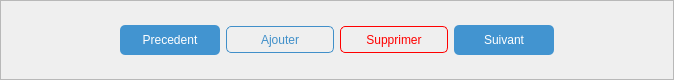
               <widget class="QFrame" name="frame_13">
                <property name="minimumSize">
                 <size>
                  <width>0</width>
                  <height>80</height>
                 </size>
                </property>
                <property name="maximumSize">
                 <size>
                  <width>16777215</width>
                  <height>80</height>
                 </size>
                </property>
                <property name="frameShape">
                 <enum>QFrame::StyledPanel</enum>
                </property>
                <property name="frameShadow">
                 <enum>QFrame::Raised</enum>
                </property>
                <layout class="QGridLayout" name="gridLayout_11">
                 <item row="0" column="1">
                  <widget class="QPushButton" name="B_pre_2">
                   <property name="minimumSize">
                    <size>
                     <width>100</width>
                     <height>30</height>
                    </size>
                   </property>
                   <property name="maximumSize">
                    <size>
                     <width>100</width>
                     <height>30</height>
                    </size>
                   </property>
                   <property name="cursor">
                    <cursorShape>PointingHandCursor</cursorShape>
                   </property>
                   <property name="styleSheet">
                    <string notr="true">QPushButton{
	
	background-color: rgb(66, 148, 208);
	border:0px solid;
	border-radius:5px;
	
	color: rgb(255, 255, 255);
}</string>
                   </property>
                   <property name="text">
                    <string>Precedent</string>
                   </property>
                  </widget>
                 </item>
                 <item row="0" column="4">
                  <widget class="QPushButton" name="B_suiv_2">
                   <property name="minimumSize">
                    <size>
                     <width>100</width>
                     <height>30</height>
                    </size>
                   </property>
                   <property name="maximumSize">
                    <size>
                     <width>100</width>
                     <height>30</height>
                    </size>
                   </property>
                   <property name="cursor">
                    <cursorShape>PointingHandCursor</cursorShape>
                   </property>
                   <property name="styleSheet">
                    <string notr="true">QPushButton{
	
	background-color: rgb(66, 148, 208);
	border:0px solid;
	border-radius:5px;
	
	color: rgb(255, 255, 255);
}</string>
                   </property>
                   <property name="text">
                    <string>Suivant</string>
                   </property>
                  </widget>
                 </item>
                 <item row="0" column="3">
                  <widget class="QPushButton" name="pushButton_3">
                   <property name="minimumSize">
                    <size>
                     <width>108</width>
                     <height>27</height>
                    </size>
                   </property>
                   <property name="maximumSize">
                    <size>
                     <width>16777215</width>
                     <height>16777215</height>
                    </size>
                   </property>
                   <property name="cursor">
                    <cursorShape>PointingHandCursor</cursorShape>
                   </property>
                   <property name="styleSheet">
                    <string notr="true">QPushButton{
	
	background-color: none;
	border:1px solid red;
	border-radius:5px;
	
	color: red;
}
QPushButton:hover{
	
	background-color: none;
	border:1px solid red;
	border-radius:5px;
	color:red;
	
}</string>
                   </property>
                   <property name="text">
                    <string>Supprimer</string>
                   </property>
                   <property name="icon">
                    <iconset>
                     <normaloff>:/img/remv.png</normaloff>:/img/remv.png</iconset>
                   </property>
                   <property name="iconSize">
                    <size>
                     <width>20</width>
                     <height>25</height>
                    </size>
                   </property>
                  </widget>
                 </item>
                 <item row="0" column="2">
                  <widget class="QPushButton" name="pushButton">
                   <property name="minimumSize">
                    <size>
                     <width>108</width>
                     <height>27</height>
                    </size>
                   </property>
                   <property name="cursor">
                    <cursorShape>PointingHandCursor</cursorShape>
                   </property>
                   <property name="styleSheet">
                    <string notr="true">QPushButton{
	
	background-color: none;
	border:1px solid #408fc9;
	border-radius:5px;
	
	color: #408fc9;
}

QPushButton:hover{
	
	background-color:none;
	border:1px solid #408fc9;
	border-radius:5px;
	
	
}</string>
                   </property>
                   <property name="text">
                    <string>Ajouter</string>
                   </property>
                   <property name="icon">
                    <iconset>
                     <normaloff>:/img/add.png</normaloff>:/img/add.png</iconset>
                   </property>
                   <property name="iconSize">
                    <size>
                     <width>20</width>
                     <height>25</height>
                    </size>
                   </property>
                  </widget>
                 </item>
                 <item row="0" column="5">
                  <spacer name="horizontalSpacer_22">
                   <property name="orientation">
                    <enum>Qt::Horizontal</enum>
                   </property>
                   <property name="sizeHint" stdset="0">
                    <size>
                     <width>108</width>
                     <height>20</height>
                    </size>
                   </property>
                  </spacer>
                 </item>
                 <item row="0" column="0">
                  <spacer name="horizontalSpacer_24">
                   <property name="orientation">
                    <enum>Qt::Horizontal</enum>
                   </property>
                   <property name="sizeHint" stdset="0">
                    <size>
                     <width>108</width>
                     <height>20</height>
                    </size>
                   </property>
                  </spacer>
                 </item>
                </layout>
               </widget>
